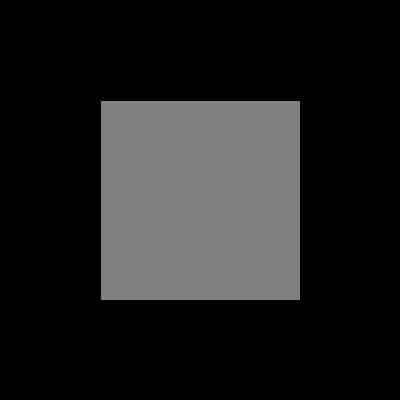
Frame 1 (no input)
Frame 60 (the mouse pressed at the canvas centre just before this capture): identical to frame 1, image omitted
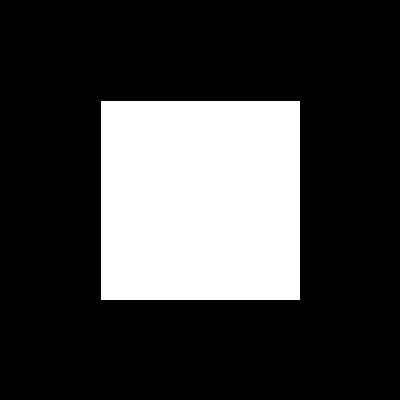
Frame 120 (the mouse held since frame 60 and released just before this capture)

The Processing sketch that drew these frames (run headless with seeded random() and noise(); from frame 60 on, the mouse is pressed at the canvas centre):

// Processing sketch: simple_rollover
// ── simple_rollover.pde
int x; //create a veriable named x
int y; // create a variable named y
int w; // create a variable named w

void setup() {
  size(400, 400); // canvas of size 400 by 400 pixels
  x = 100; // initialize our variabe to 100
  y = 100; // initialize out variable to 100
  w = 200; // initialize our variable to 200
}

void draw() {
  //draw a black background
  background(0);

  //if our mouse is inside the square set it to while
  if (mouseX > x && mouseX < x + w && mouseY > y && mouseY < y + w) {
    fill(255);
  }else{
    //otherwise set it to medium grey
    fill(127);
  }

  // draw a square with out x y and w variables
  square(x, y, w);
}
